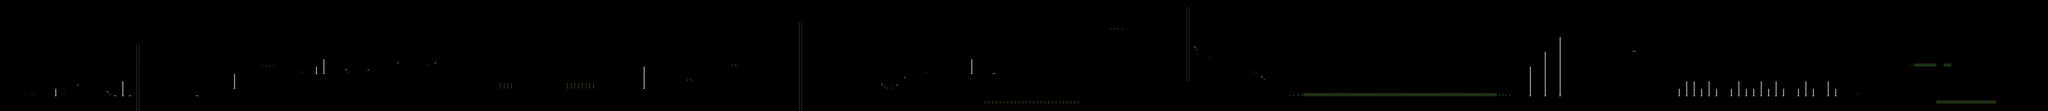

A 2D game scene composited from a Tiled map and its tileset images. What follows is a short description and the map's XML, with each tile layer's data collapsed to a summary:
An orthogonal 275x15 tile map with 32x32 px tiles, 1 tile layer (Capa de Patrones 1).

<map version="1.0" tiledversion="1.0.3" orientation="orthogonal" renderorder="right-down" width="275" height="15" tilewidth="32" tileheight="32" nextobjectid="1">
 <tileset firstgid="1" source="patterns.tsx" />
 <layer name="Capa de Patrones 1" width="275" height="15">
  <data>[4125 cells, 183 non-empty, 12 distinct tile ids]</data>
 </layer>
</map>
